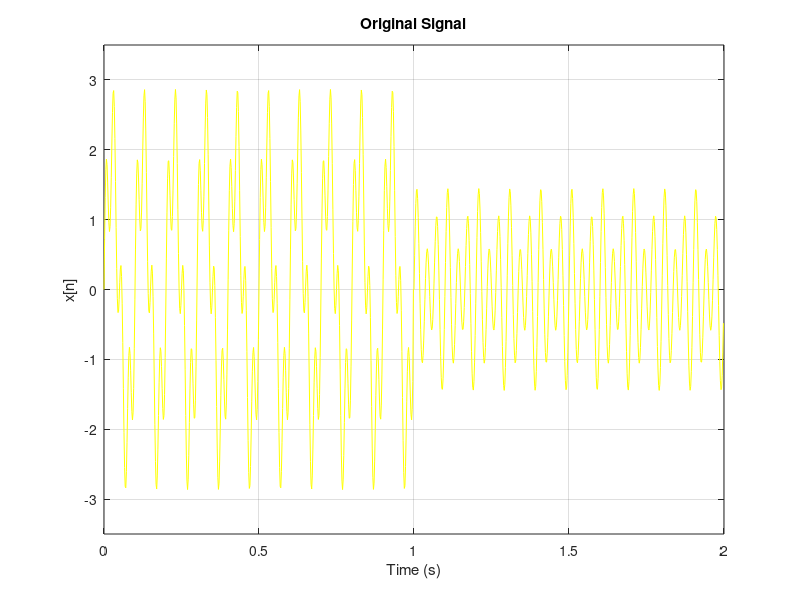
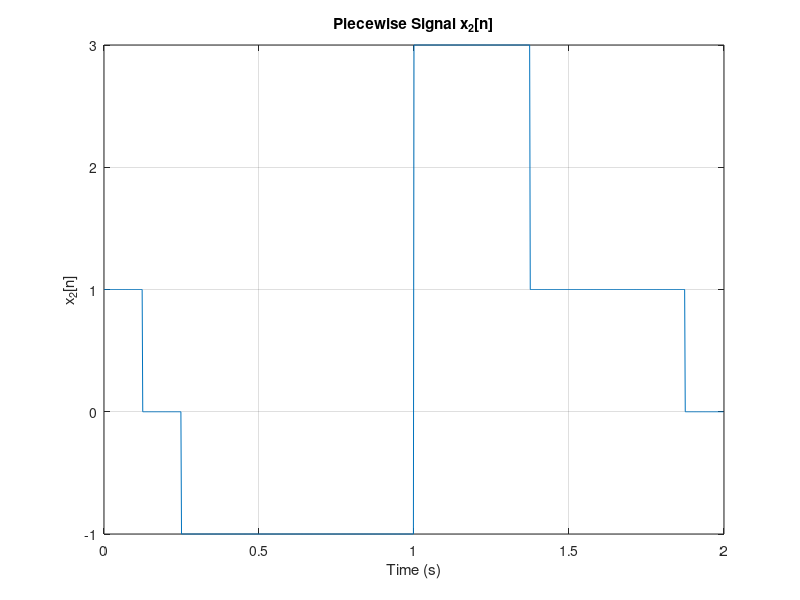
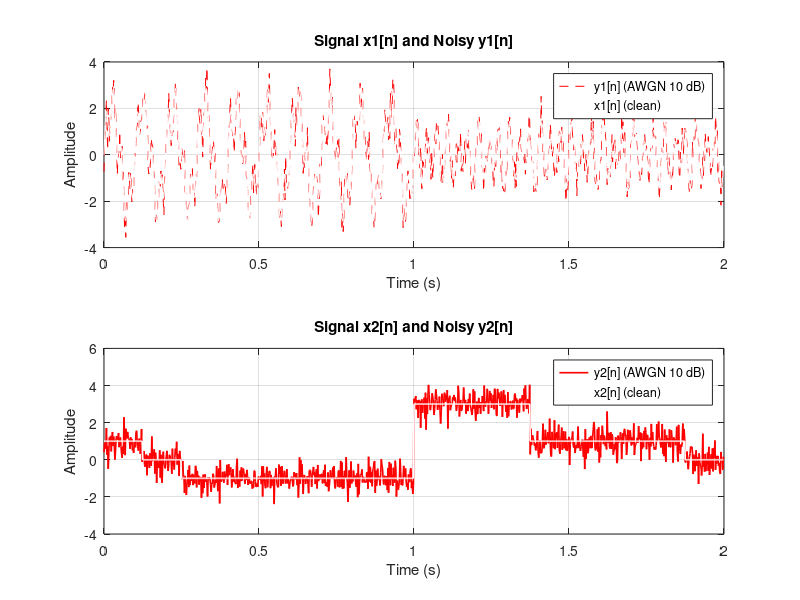

Write the MATLAB code that produced these figures, in order. (Note: this script raises an error after producing the figures.)
clearvars; close all; clc;

fs = 512;                % Sampling frequency
N = 1024;                 % Segment length (adjust as needed)             % Discrete time axis
n = 0:N-1;         % Discrete time index (0 to 1023)
x_1 = zeros(1, N); % Preallocate signal 
x_1(n >= 0 & n < 511) = 2*sin((1/fs)*20 * pi * n(n >= 0 & n < 511)) + sin((1/fs)*80 * pi * n(n >= 0 & n < 511));
x_1(n >= 512 & n < 1024) = 0.5*sin((1/fs)*40 * pi * n(n >= 512 & n < 1024)) + sin((1/fs)*60 * pi * n(n >= 512 & n < 1024));

figure;
plot(n/fs, x_1, 'y','LineWidth',0.2);
xlabel('Time (s)'), ylabel('x[n]');
title('Original Signal');
xlim([0 2]);
ylim([-3.5 3.5]);
grid on;


x2 = zeros(1, N);     % preallocate

% Apply piecewise definitions
x2(n >= 0   & n < 64)   = 1;
x2(n >= 192 & n < 256)  = 2;
x2(n >= 128 & n < 512)  = -1;
x2(n >= 512 & n < 704)  = 3;
x2(n >= 704 & n < 960)  = 1;

% Time axis
t = n/fs;

% Plot
figure;
plot(t, x2, 'LineWidth',0.2);
xlabel('Time (s)'), ylabel('x_2[n]');
title('Piecewise Signal x_2[n]');
grid on;
xlim([0 N/fs]);


% Add AWGN
y1 = awgn(x_1, 10, 'measured');
y2 = awgn(x2,10,'measured');

figure;

subplot(2,1,1);

plot(t, y1, 'r--');hold on;
plot(t, x_1, 'w', 'LineWidth', 0.2); 
xlabel('Time (s)'), ylabel('Amplitude');
title('Signal x1[n] and Noisy y1[n]');
legend('y1[n] (AWGN 10 dB)','x1[n] (clean)');
grid on;

subplot(2,1,2);
 
plot(t, y2, 'r','LineWidth', 1.2);hold on;
plot(t, x2, 'w', 'LineWidth', 1.2);
xlabel('Time (s)'), ylabel('Amplitude');
title('Signal x2[n] and Noisy y2[n]');
legend('y2[n] (AWGN 10 dB)','x2[n] (clean)');
grid on;

% ii. Observe the morphology of the wavelet and scaling functions of Haar Daubechies tap 9

[phi_haar,psi_haar,x_haar] = wavefun('haar',10);   % level = 10 for resolution
figure;
subplot(2,1,1);
plot(x_haar, phi_haar, 'y','LineWidth',1.2);
title('Haar Scaling Function \phi');
xlabel('t'); ylabel('\phi(t)'); grid on;

subplot(2,1,2);
plot(x_haar, psi_haar, 'y','LineWidth',1.2);
title('Haar Wavelet Function \psi');
xlabel('t'); ylabel('\psi(t)'); grid on;

% Daubechies 9 wavelet
[phi_db9,psi_db9,x_db9] = wavefun('db9',10);
figure;
subplot(2,1,1);
plot(x_db9, phi_db9, 'y','LineWidth',1.2);
title('Daubechies 9 Scaling Function \phi');
xlabel('t'); ylabel('\phi(t)'); grid on;

subplot(2,1,2);
plot(x_db9, psi_db9, 'y','LineWidth',1.2);
title('Daubechies 9 Wavelet Function \psi');
xlabel('t'); ylabel('\psi(t)'); grid on;


%% --- 10-level Wavelet Decomposition using Haar ---
% y1 with haar
[C_y1_haar,L_y1_haar] = wavedec(y1,10,'haar');

% % % For y1 with 'haar' wavelet
[a10_y1_haar, d1_y1_haar, d2_y1_haar, d3_y1_haar, d4_y1_haar, d5_y1_haar, ...
d6_y1_haar, d7_y1_haar, d8_y1_haar, d9_y1_haar, d10_y1_haar] = wavelet_coeff_calculation(y1, 'haar', "y1_haar_");

D_y1_haar = cell(1, 10);
A_y1_haar = cell(1, 1);

for i = 1:10
    D_y1_haar{i} = wrcoef('d', C_y1_haar, L_y1_haar, 'haar', i);
end
A_y1_haar{1} = wrcoef('a', C_y1_haar, L_y1_haar, 'haar', 10);

figure('Name', 'y1_haar_det_approx_fn', 'NumberTitle', 'off');
subplot(11, 1, 1);
plot(A_y1_haar{1});
title(['A^' num2str(10)]);

for i = 1:10
    subplot(11, 1, i+1);
    plot(D_y1_haar{i});
    title(['D^' num2str(i)]);
end

y1_haar = 0;
for i = 1:10
    y1_haar = y1_haar + D_y1_haar{i};
end
y1_haar = y1_haar + A_y1_haar{1};


energy_diff_y1_haar = sum(y1.^2)- sum(y1_haar.^2);
fprintf('energy differnece between y1 and reconstructed y1 using haar: %.14f\n', abs(energy_diff_y1_haar));

% y1 with db9
[C_y1_db9,L_y1_db9] = wavedec(y1,10,'db9');
D_y1_db9 = cell(1, 10);
A_y1_db9 = cell(1, 1);

for i = 1:10
    D_y1_db9{i} = wrcoef('d', C_y1_db9, L_y1_db9, 'db9', i);
end
A_y1_db9{1} = wrcoef('a', C_y1_db9, L_y1_db9, 'db9', 10);

figure('Name', 'y1_haar_det_approx_fn', 'NumberTitle', 'off');
subplot(11, 1, 1);
plot(A_y1_db9{1});
title(['A^' num2str(10)]);

for i = 1:10
    subplot(11, 1, i+1);
    plot(D_y1_db9{i});
    title(['D^' num2str(i)]);
end

y1_db9 = 0;
for i = 1:10
    y1_db9 = y1_db9 + D_y1_db9{i};
end
y1_db9 = y1_db9 + A_y1_db9{1};


energy_diff_y1_db9 = sum(y1.^2)- sum(y1_db9.^2);
fprintf('energy differnece between y1 and reconstructed y1 using db9: %.14f\n', abs(energy_diff_y1_db9));

figure;
subplot(2,1,1);
plot(y1_haar, 'y','LineWidth',1.2);
title('Reconstructed y1 with haar wavelet');
xlabel('t'); ylabel('y1_haar'); grid on;

subplot(2,1,2);
plot(y1_db9, 'y','LineWidth',1.2);
title('Reconstructed y1 with db9 wavelet');
xlabel('t'); ylabel('y1_db9'); grid on;


% y2 with haar
[C_y2_haar,L_y2_haar] = wavedec(y2,10,'haar');
D_y2_haar = cell(1, 10);
A_y2_haar = cell(1, 1);

for i = 1:10
    D_y2_haar{i} = wrcoef('d', C_y2_haar, L_y2_haar, 'haar', i);
end
A_y2_haar{1} = wrcoef('a', C_y2_haar, L_y2_haar, 'haar', 10);

figure('Name', 'y2_haar_det_approx_fn', 'NumberTitle', 'off');
subplot(11, 1, 1);
plot(A_y2_haar{1});
title(['A^' num2str(10)]);

for i = 1:10
    subplot(11, 1, i+1);
    plot(D_y2_haar{i});
    title(['D^' num2str(i)]);
end

y2_haar = 0;
for i = 1:10
    y2_haar = y2_haar + D_y2_haar{i};
end
y2_haar = y2_haar + A_y2_haar{1};


energy_diff_y2_haar = sum(y2.^2)- sum(y2_haar.^2);
fprintf('energy differnece between y2 and reconstructed y2 using haar: %.14f\n', abs(energy_diff_y2_haar));

% y2 with db9
[C_y2_db9,L_y2_db9] = wavedec(y2,10,'db9');
D_y2_db9 = cell(1, 10);
A_y2_db9 = cell(1, 1);

for i = 1:10
    D_y2_db9{i} = wrcoef('d', C_y2_db9, L_y2_db9, 'db9', i);
end
A_y2_db9{1} = wrcoef('a', C_y2_db9, L_y2_db9, 'db9', 10);

figure('Name', 'y2_db9_det_approx_fn', 'NumberTitle', 'off');
subplot(11, 1, 1);
plot(A_y2_db9{1});
title(['A^' num2str(10)]);

for i = 1:10
    subplot(11, 1, i+1);
    plot(D_y2_db9{i});
    title(['D^' num2str(i)]);
end

y2_db9 = 0;
for i = 1:10
    y2_db9 = y2_db9 + D_y2_db9{i};
end
y2_db9 = y2_db9 + A_y2_db9{1};


energy_diff_y2_db9 = sum(y2.^2)- sum(y2_db9.^2);
fprintf('energy differnece between y2 and reconstructed y2 using db9: %.14f\n', abs(energy_diff_y2_db9));

figure;
subplot(2,1,1);
plot(y2_haar, 'y','LineWidth',1.2);
title('Reconstructed y2 with haar wavelet');
xlabel('t'); ylabel('y2_haar'); grid on;

subplot(2,1,2);
plot(y2_db9, 'y','LineWidth',1.2);
title('Reconstructed y2 with db9 wavelet');
xlabel('t'); ylabel('y2_db9'); grid on;